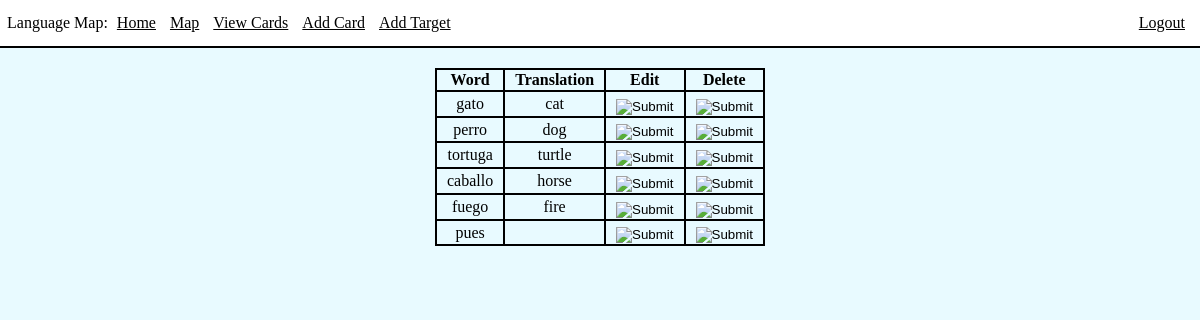
Page /viewCards (signed in) on the earlier database version.
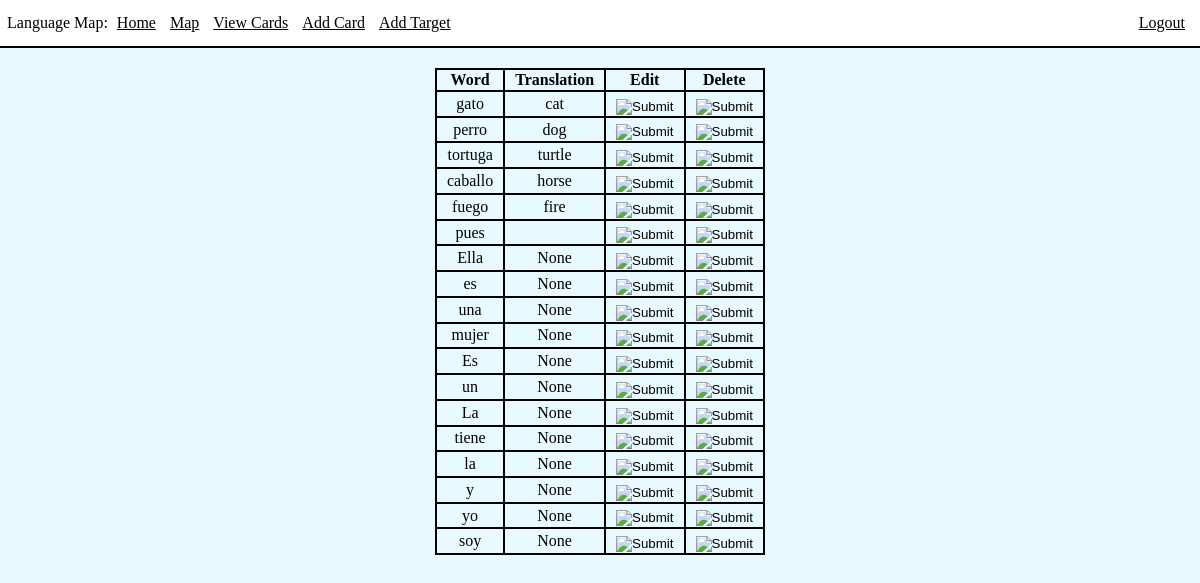
Same page on the later database version.
### app/models.py (models this page shows, shortened)
class Card(db.Model):
    id = db.Column(db.Integer, primary_key=True)
    word = db.Column(db.String(64), index=True, unique=True)
    translation = db.Column(db.String(1000), index=True)

### app/routes.py (the view)
@app.route('/viewCards')
@login_required
def viewCards():
    cards = Card.query.all()
    return render_template('viewCards.html', title='View Cards', cards=cards)

### app/models.py (called while the page is built)
@login.user_loader
def load_user(id):
    return User.query.get(int(id))

### app/templates/viewCards.html
{% extends "base.html" %}
{% block content %}
<div class="int">
    <table>
        <thead>
            <th>Word</th>
            <th>Translation</th>
            <th>Edit</th>
            <th>Delete</th>
        </thead>
        {% for card in cards %}
        <tbody>
            <td>{{ card.word }}</td>
            <td>{{ card.translation }}</td>
            <td>
                <form action="{{ url_for('editCard', cardID=card.id )}}" method="POST">
                    <input type="image" class="btnimg" src="../static/images/edit.png">
                </form>
            </td>
            <td>
                <form action="{{ url_for('deleteCard', cardID=card.id) }}" method="POST">
                    <input type="image" class="btnimg" src="../static/images/delete.png">
                </form>
            </td>
        </tbody>
        {% endfor %}
    </table>
</div>
{% endblock %}

### app/templates/base.html (shortened to what this page needs)
<!DOCTYPE html>
<link rel="stylesheet" href="{{ url_for('static', filename='style.css') }}">
<html>
    <head>
        <div>
            <div class="nav">
            Language Map:
            <a class="navlink" href="/index">Home</a>
            {%if current_user.is_anonymous %}
            <div class="right">
                <a class="navlink" href="/login">Login</a>
            </div>
            {% else %}
            <a class="navlink" href="/map">Map</a>
            <a class="navlink"href="/viewCards">View Cards</a>
            <a class="navlink" href="/addCard">Add Card</a>
            <a class="navlink" href="/addTarget">Add Target</a>
            <div class="right">
                <a class="navlink" href="/logout">Logout</a>
            </div>
            {% endif %}
            </div>
        </div>
        </head>
        <body>
            <div class="content">
            {% block content %}{% endblock %}
            </div>
    </body>
</html>

### app/static/style.css (style rules this page uses)
html, body { background-color: rgb(232, 250, 255); margin: 0px; padding: 0px; }
.content { margin: 0px; }
.int { margin: 20px; }
a { color: black; }
.nav { background-color: white; padding: 7px; padding-top: 14px; padding-bottom: 14px; border-bottom: 2px solid black; }
.navlink { padding-left: 5px; padding-right: 5px; }
.right { display: inline-block; position: fixed; right: 10px; }
table { margin-left: auto; margin-right: auto; border: 2px solid black; text-align: center; border-collapse: collapse; }
th, td { border: 2px solid black; padding-left: 10px; padding-right: 10px; }
.btnimg { position: relative; margin-top: 10%; margin-left: auto; }

Differences in the rows shown:
added Card: word "Ella", translation "None"
added Card: word "es", translation "None"
added Card: word "una", translation "None"
added Card: word "mujer", translation "None"
added Card: word "Es", translation "None"
added Card: word "un", translation "None"
added Card: word "La", translation "None"
added Card: word "tiene", translation "None"
added Card: word "la", translation "None"
added Card: word "y", translation "None"
added Card: word "yo", translation "None"
added Card: word "soy", translation "None"
